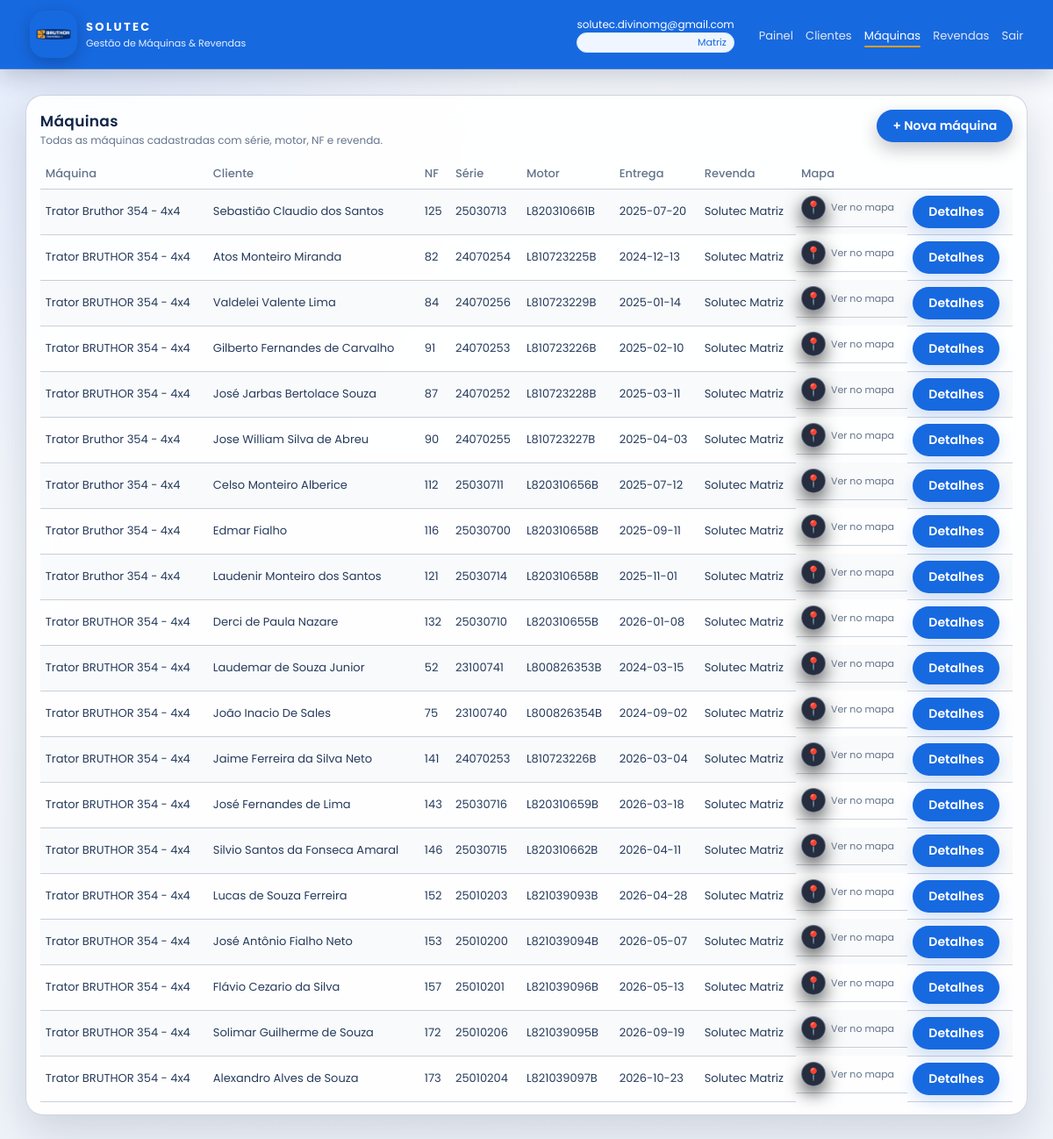
/machines (signed in), run on the app's committed database.
### tables this page shows
CREATE TABLE users (
    id            INTEGER PRIMARY KEY AUTOINCREMENT,
    email         TEXT NOT NULL UNIQUE,
    password_hash TEXT NOT NULL,
    role          TEXT NOT NULL,
    reseller_id   INTEGER,
    FOREIGN KEY (reseller_id) REFERENCES resellers(id)
);

CREATE TABLE machines (
    id             INTEGER PRIMARY KEY AUTOINCREMENT,
    client_id      INTEGER NOT NULL,
    reseller_id    INTEGER NOT NULL,
    name           TEXT NOT NULL,
    brand          TEXT,
    model          TEXT,
    motor_model    TEXT,
    nf_number      TEXT,
    serial_number  TEXT,
    engine_number  TEXT,
    delivery_date  TEXT,
    initial_hours  REAL,
    obs            TEXT,
    created_at     TEXT,
    FOREIGN KEY (client_id)   REFERENCES clients(id) ON DELETE CASCADE,
    FOREIGN KEY (reseller_id) REFERENCES resellers(id)
);

CREATE TABLE clients (
    id                    INTEGER PRIMARY KEY AUTOINCREMENT,
    name                  TEXT NOT NULL,
    cpf                   TEXT,
    rg                    TEXT,
    billing_address       TEXT,
    delivery_address      TEXT,
    delivery_location_url TEXT,
    reseller_id           INTEGER NOT NULL,
    created_by            INTEGER,
    created_at            TEXT, phone TEXT,
    FOREIGN KEY (reseller_id) REFERENCES resellers(id),
    FOREIGN KEY (created_by)  REFERENCES users(id)
);

CREATE TABLE resellers (
    id              INTEGER PRIMARY KEY AUTOINCREMENT,
    cnpj            TEXT NOT NULL,
    inscr_social    TEXT,
    razao_social    TEXT NOT NULL,
    responsavel     TEXT,
    phone           TEXT,
    email           TEXT,
    address_street  TEXT,
    address_number  TEXT,
    address_city    TEXT,
    address_state   TEXT,
    address_zip     TEXT
, fantasy_name TEXT);

### app.py (the view)
@app.route("/machines")
@login_required
def machines_list():
    con = connect()
    cur = con.cursor()
    where = ""
    params = []
    if g.user["role"] == "revenda":
        where = "WHERE m.reseller_id = ?"
        params.append(g.user["reseller_id"])
    cur.execute(f"""
        SELECT m.*, c.name as client_name, c.delivery_location_url as delivery_location_url,
               r.razao_social as reseller_name
        FROM machines m
        JOIN clients c ON c.id = m.client_id
        JOIN resellers r ON r.id = m.reseller_id
        {where}
        ORDER BY m.created_at DESC
    """, params)
    rows = cur.fetchall()
    con.close()
    return render_template("machines_list.html", rows=rows)

### app.py (called while the page is built)
@app.context_processor
def inject_network_info():
    return {"base_url": request.host_url.rstrip("/")}

def build_maps_url(raw):
    if not raw:
        return None
    raw = raw.strip()
    if not raw:
        return None
    if raw.startswith("http://") or raw.startswith("https://"):
        return raw
    q = urllib.parse.quote_plus(raw)
    return f"https://www.google.com/maps/search/?api=1&query={q}"

@app.context_processor
def inject_helpers():
    return dict(build_maps_url=build_maps_url, whatsapp_url=whatsapp_url, whatsapp_share_url=whatsapp_share_url)

def connect():
    con = sqlite3.connect(DB_PATH, timeout=30)
    con.row_factory = sqlite3.Row
    con.execute("PRAGMA foreign_keys = ON")
    try:
        con.execute("PRAGMA journal_mode=WAL;")
        con.execute("PRAGMA busy_timeout = 5000;")
        print("[DEBUG] connect() usando banco:", DB_PATH)
    except Exception:
        pass
    return con

@app.before_request
def load_user():
    g.user = None
    user_id = session.get("user_id")
    if user_id:
        con = connect()
        cur = con.cursor()
        cur.execute("""            SELECT u.*,
                   r.razao_social AS reseller_razao,
                   r.fantasy_name AS reseller_fantasy
            FROM users u
            LEFT JOIN resellers r ON r.id = u.reseller_id
            WHERE u.id = ?
        """, (user_id,))
        row = cur.fetchone()
        con.close()
        if row:
            g.user = row

def login_required(view):
    from functools import wraps
    @wraps(view)
    def wrapped(*args, **kwargs):
        if not g.user:
            return redirect(url_for("login", next=request.path))
        return view(*args, **kwargs)
    return wrapped

### templates/machines_list.html (shortened to what this page needs)
{% extends "base.html" %}
{% block body %}
<div class="card">
  <div class="section-header">
    <div>
      <div class="section-title">Máquinas</div>
      <div class="section-sub">Todas as máquinas cadastradas com série, motor, NF e revenda.</div>
    </div>
    <a href="{{ url_for('machine_new') }}" class="btn primary">+ Nova máquina</a>
  </div>
  {% if rows %}
  <table class="table">
    <thead>
      <tr>
        <th>Máquina</th>
        <th>Cliente</th>
        <th>NF</th>
        <th>Série</th>
        <th>Motor</th>
        <th>Entrega</th>
        <th>Revenda</th>
        <th>Mapa</th>
        <th></th>
      </tr>
    </thead>
    <tbody>
      {% for m in rows %}
      <tr>
        <td>{{ m.name }}</td>
        <td>{{ m.client_name }}</td>
        <td>{{ m.nf_number or '-' }}</td>
        <td>{{ m.serial_number or '-' }}</td>
        <td>{{ m.engine_number or '-' }}</td>
        <td>{{ m.delivery_date or '-' }}</td>
        <td>{{ m.reseller_name }}</td>
        <td class="map-cell">
          {% if m.delivery_location_url %}
            <a href="{{ build_maps_url(m.delivery_location_url) }}" target="_blank" class="map-link">📍</a>
            {% set loc = m.delivery_location_url %}
            {% if loc.startswith('http') %}
              <span class="map-label">Ver no mapa</span>
            {% else %}
              <span class="map-label">{{ loc|truncate(32, True, '...') }}</span>
            {% endif %}
          {% else %}
            <span class="muted">-</span>
          {% endif %}
        </td>
        <td><a class="btn" href="{{ url_for('machine_detail', machine_id=m.id) }}">Detalhes</a></td>
      </tr>
      {% endfor %}
    </tbody>
  </table>
  {% else %}
    <p class="muted">Nenhuma máquina cadastrada.</p>
  {% endif %}
</div>
{% endblock %}

### templates/base.html (shortened to what this page needs)
<!doctype html>
<html lang="pt-br">
<head>
  <link rel="stylesheet" href="{{ url_for('static', filename='app.css') }}">
</head>
<body class="{% if not g.user %}is-login{% endif %}">
  <div class="layout">
    <header class="topbar">
      <div class="brand">
        <img src="{{ url_for('static', filename='logo.png') }}" alt="Solutec" class="logo">
        <div class="brand-text">
          <div class="brand-title">Solutec</div>
          <div class="brand-sub">
            {% if g.user and g.user.role == 'revenda' %}
              Revenda: {{ g.user.reseller_fantasy or g.user.reseller_razao or 'Autorizada' }}
            {% else %}
              Gestão de Máquinas & Revendas
            {% endif %}
          </div>
        </div>
      </div>
      {% if g.user %}
      <div class="topbar-right">
        <div class="user-chip">
          <div class="user-email">{{ g.user.email }}</div>
          <div class="user-role">
            {% if g.user.role == 'admin' %}Matriz{% else %}Revenda{% endif %}
          </div>
        </div>
        <nav class="top-nav">
          <a href="{{ url_for('dashboard') }}" class="{% if request.endpoint == 'dashboard' %}active{% endif %}">Painel</a>
          <a href="{{ url_for('clients_list') }}" class="{% if request.endpoint == 'clients_list' %}active{% endif %}">Clientes</a>
          <a href="{{ url_for('machines_list') }}" class="{% if request.endpoint in ['machines_list','machine_detail','machine_new'] %}active{% endif %}">Máquinas</a>
          {% if g.user.role == 'admin' %}
            <a href="{{ url_for('resellers') }}" class="{% if request.endpoint == 'resellers' %}active{% endif %}">Revendas</a>
          {% endif %}
          <a href="{{ url_for('logout') }}">Sair</a>
        </nav>
      </div>
      {% endif %}
    </header>
    <main class="content">
      {% block body %}{% endblock %}
    </main>
  </div>
</body>
</html>

### data on the page
users: user.email "solutec.divinomg@gmail.com"
machines: name "Trator Bruthor 354 - 4x4", client_name "Sebastião Claudio dos Santos", nf_number "125", serial_number "25030713", engine_number "L820310661B", delivery_date "2025-07-20", reseller_name "Solutec Matriz"
machines: name "Trator BRUTHOR 354 - 4x4", client_name "Atos Monteiro Miranda", nf_number "82", serial_number "24070254", engine_number "L810723225B", delivery_date "2024-12-13", reseller_name "Solutec Matriz"
machines: name "Trator BRUTHOR 354 - 4x4", client_name "Valdelei Valente Lima", nf_number "84", serial_number "24070256", engine_number "L810723229B", delivery_date "2025-01-14", reseller_name "Solutec Matriz"
machines: name "Trator BRUTHOR 354 - 4x4", client_name "Gilberto Fernandes de Carvalho", nf_number "91", serial_number "24070253", engine_number "L810723226B", delivery_date "2025-02-10", reseller_name "Solutec Matriz"
machines: name "Trator BRUTHOR 354 - 4x4", client_name "José Jarbas Bertolace Souza", nf_number "87", serial_number "24070252", engine_number "L810723228B", delivery_date "2025-03-11", reseller_name "Solutec Matriz"
machines: name "Trator Bruthor 354 - 4x4", client_name "Jose William Silva de Abreu", nf_number "90", serial_number "24070255", engine_number "L810723227B", delivery_date "2025-04-03", reseller_name "Solutec Matriz"
machines: name "Trator Bruthor 354 - 4x4", client_name "Celso Monteiro Alberice", nf_number "112", serial_number "25030711", engine_number "L820310656B", delivery_date "2025-07-12", reseller_name "Solutec Matriz"
machines: name "Trator Bruthor 354 - 4x4", client_name "Edmar Fialho", nf_number "116", serial_number "25030700", engine_number "L820310658B", delivery_date "2025-09-11", reseller_name "Solutec Matriz"
machines: name "Trator Bruthor 354 - 4x4", client_name "Laudenir Monteiro dos Santos", nf_number "121", serial_number "25030714", engine_number "L820310658B", delivery_date "2025-11-01", reseller_name "Solutec Matriz"
machines: name "Trator BRUTHOR 354 - 4x4", client_name "Derci de Paula Nazare", nf_number "132", serial_number "25030710", engine_number "L820310655B", delivery_date "2026-01-08", reseller_name "Solutec Matriz"
machines: name "Trator BRUTHOR 354 - 4x4", client_name "Laudemar de Souza Junior", nf_number "52", serial_number "23100741", engine_number "L800826353B", delivery_date "2024-03-15", reseller_name "Solutec Matriz"
machines: name "Trator BRUTHOR 354 - 4x4", client_name "João Inacio De Sales", nf_number "75", serial_number "23100740", engine_number "L800826354B", delivery_date "2024-09-02", reseller_name "Solutec Matriz"
machines: name "Trator BRUTHOR 354 - 4x4", client_name "Jaime Ferreira da Silva Neto", nf_number "141", serial_number "24070253", engine_number "L810723226B", delivery_date "2026-03-04", reseller_name "Solutec Matriz"
machines: name "Trator BRUTHOR 354 - 4x4", client_name "José Fernandes de Lima", nf_number "143", serial_number "25030716", engine_number "L820310659B", delivery_date "2026-03-18", reseller_name "Solutec Matriz"
machines: name "Trator BRUTHOR 354 - 4x4", client_name "Silvio Santos da Fonseca Amaral", nf_number "146", serial_number "25030715", engine_number "L820310662B", delivery_date "2026-04-11", reseller_name "Solutec Matriz"
machines: name "Trator BRUTHOR 354 - 4x4", client_name "Lucas de Souza Ferreira", nf_number "152", serial_number "25010203", engine_number "L821039093B", delivery_date "2026-04-28", reseller_name "Solutec Matriz"
machines: name "Trator BRUTHOR 354 - 4x4", client_name "José Antônio Fialho Neto", nf_number "153", serial_number "25010200", engine_number "L821039094B", delivery_date "2026-05-07", reseller_name "Solutec Matriz"
machines: name "Trator BRUTHOR 354 - 4x4", client_name "Flávio Cezario da Silva", nf_number "157", serial_number "25010201", engine_number "L821039096B", delivery_date "2026-05-13", reseller_name "Solutec Matriz"
machines: name "Trator BRUTHOR 354 - 4x4", client_name "Solimar Guilherme de Souza", nf_number "172", serial_number "25010206", engine_number "L821039095B", delivery_date "2026-09-19", reseller_name "Solutec Matriz"
machines: name "Trator BRUTHOR 354 - 4x4", client_name "Alexandro Alves de Souza", nf_number "173", serial_number "25010204", engine_number "L821039097B", delivery_date "2026-10-23", reseller_name "Solutec Matriz"
